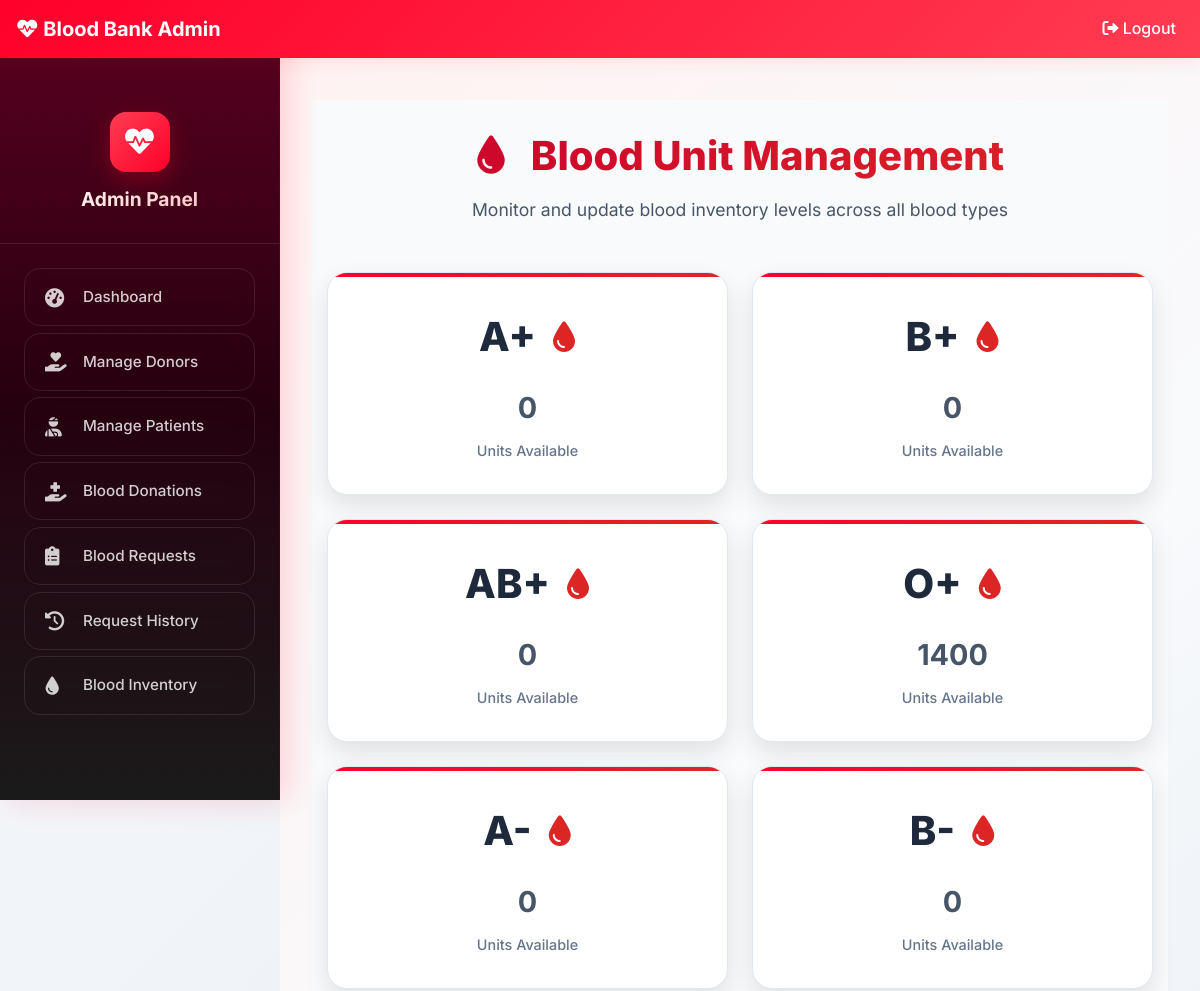
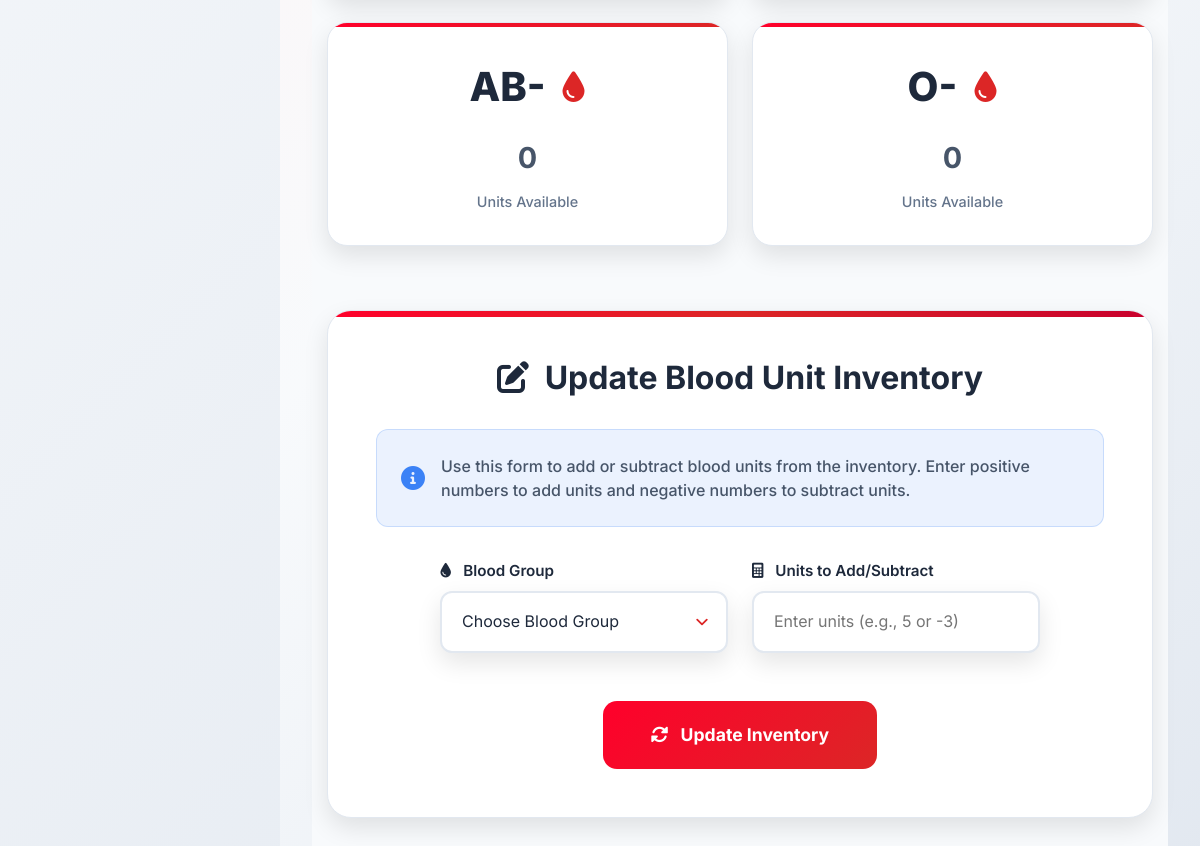
Screenshot of /admin-blood (signed in) with the database file from the repository (2 pictures, top to bottom).
### blood/models.py (models this page shows, shortened)
class Stock(models.Model):
    bloodgroup=models.CharField(max_length=10)
    unit=models.PositiveIntegerField(default=0)

### blood/views.py (the view, shortened to what this page needs)
# urls.py: path('admin-blood', views.admin_blood_view,name='admin-blood'),
@login_required(login_url='adminlogin')
def admin_blood_view(request):
    dict={
        'bloodForm':forms.BloodForm(),
        'A1':models.Stock.objects.get(bloodgroup="A+"),
        'A2':models.Stock.objects.get(bloodgroup="A-"),
        'B1':models.Stock.objects.get(bloodgroup="B+"),
        'B2':models.Stock.objects.get(bloodgroup="B-"),
        'AB1':models.Stock.objects.get(bloodgroup="AB+"),
        'AB2':models.Stock.objects.get(bloodgroup="AB-"),
        'O1':models.Stock.objects.get(bloodgroup="O+"),
        'O2':models.Stock.objects.get(bloodgroup="O-"),
    }
    return render(request,'blood/admin_blood.html',context=dict)

### blood/forms.py
class BloodForm(forms.ModelForm):
    class Meta:
        model=models.Stock
        fields=['bloodgroup','unit']

### templates/blood/admin_blood.html (shortened to what this page needs)
{% extends 'blood/adminbase.html' %}
{% block content %}
{% load widget_tweaks %}
{% load static %}
<div class="blood-management-wrapper">
    <div class="container">
        <div class="blood-header">
            <h1 class="blood-title">
                <i class="fas fa-tint" style="margin-right: 1rem; color: #dc2626;"></i>
                Blood Unit Management
            </h1>
            <p class="blood-subtitle">Monitor and update blood inventory levels across all blood types</p>
        </div>
        <div class="blood-grid">
            <div class="blood-card">
                <div class="blood-type">
                    A+ <i class="fas fa-tint"></i>
                </div>
                <div class="blood-unit">{{A1.unit}}</div>
                <div class="blood-unit-label">Units Available</div>
            </div>
            <div class="blood-card">
                <div class="blood-type">
                    B+ <i class="fas fa-tint"></i>
                </div>
                <div class="blood-unit">{{B1.unit}}</div>
                <div class="blood-unit-label">Units Available</div>
            </div>
            <div class="blood-card">
                <div class="blood-type">
                    AB+ <i class="fas fa-tint"></i>
                </div>
                <div class="blood-unit">{{AB1.unit}}</div>
                <div class="blood-unit-label">Units Available</div>
            </div>
            <div class="blood-card">
                <div class="blood-type">
                    O+ <i class="fas fa-tint"></i>
                </div>
                <div class="blood-unit">{{O1.unit}}</div>
                <div class="blood-unit-label">Units Available</div>
            </div>
            <div class="blood-card">
                <div class="blood-type">
                    A- <i class="fas fa-tint"></i>
                </div>
                <div class="blood-unit">{{A2.unit}}</div>
                <div class="blood-unit-label">Units Available</div>
            </div>
            <div class="blood-card">
                <div class="blood-type">
                    B- <i class="fas fa-tint"></i>
                </div>
                <div class="blood-unit">{{B2.unit}}</div>
                <div class="blood-unit-label">Units Available</div>
            </div>
            <div class="blood-card">
                <div class="blood-type">
                    AB- <i class="fas fa-tint"></i>
                </div>
                <div class="blood-unit">{{AB2.unit}}</div>
                <div class="blood-unit-label">Units Available</div>
            </div>
            <div class="blood-card">
                <div class="blood-type">
                    O- <i class="fas fa-tint"></i>
                </div>
                <div class="blood-unit">{{O2.unit}}</div>
                <div class="blood-unit-label">Units Available</div>
            </div>
        </div>
        <div class="update-section">
            <h2 class="update-title">
                <i class="fas fa-edit" style="margin-right: 0.5rem;"></i>
                Update Blood Unit Inventory
            </h2>
            <div class="info-box">
                <i class="fas fa-info-circle"></i>
                <div class="info-box-content">
                    Use this form to add or subtract blood units from the inventory. Enter positive numbers to add units and negative numbers to subtract units.
                </div>
            </div>
            <form class="update-form" method="POST">
                <div class="form-row">
                    <div class="form-group">
                        <label class="form-label">
                            <i class="fas fa-tint" style="margin-right: 0.5rem;"></i>
                            Blood Group
                        </label>
                        <select name="bloodgroup" class="form-select" required>
                            <option disabled="disabled" selected="selected">Choose Blood Group</option>
                        </select>
                    </div>
                    <div class="form-group">
                        <label class="form-label">
                            <i class="fas fa-calculator" style="margin-right: 0.5rem;"></i>
                            Units to Add/Subtract
                        </label>
                        <input type="number" class="form-input" name="unit" placeholder="Enter units (e.g., 5 or -3)" required>
                    </div>
                </div>
                <button type="submit" class="update-btn">
                    <i class="fas fa-sync-alt" style="margin-right: 0.5rem;"></i>
                    Update Inventory
                </button>
            </form>
        </div>
    </div>
</div>
{% endblock content %}

### static/css/modern.css (style rules this page uses)
:root { --primary-100: #FFF2F2; --primary-200: #FFB6B6; --primary-300: #FF7980; --primary-400: #FF3D52; --primary-500: #FF002B; --primary-600: #C9002D; --primary-700: #93002A; --primary-800: #5C0020; --primary-900: #26000F; --primary-red: var(--primary-500); --secondary-red: var(--primary-400); --light-red: var(--primary-100); --dark-red: var(--primary-700); --pure-white: #ffffff; --light-gray: #f8fafc; --medium-gray: #64748b; --dark-gray: #1e293b; --shadow: 0 10px 25px rgba(0, 0, 0, 0.1); --shadow-lg: 0 20px 40px rgba(0, 0, 0, 0.1); }
* { margin: 0; padding: 0; box-sizing: border-box; }
body { font-family: 'Inter', 'Segoe UI', Tahoma, Geneva, Verdana, sans-serif; line-height: 1.6; color: var(--dark-gray); background-color: var(--pure-white); }
.blood-type { font-size: 2rem; font-weight: 800; color: var(--primary-red); margin-bottom: 0.5rem; }

### templates/blood/adminbase.html (style rules this page uses)
.admin-body { background: linear-gradient(135deg, #f8fafc 0%, #e2e8f0 100%); font-family: 'Inter', sans-serif; }
.blood-grid { margin-bottom: 3rem; }

### rows the page displays
Stock: unit "0"
Stock: unit "0"
Stock: unit "0"
Stock: unit "1400"
Stock: unit "0"
Stock: unit "0"
Stock: unit "0"
Stock: unit "0"
